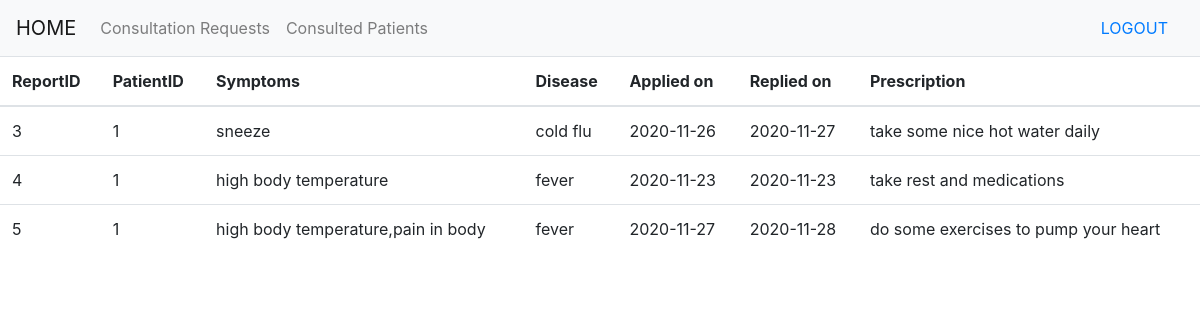
Before: /doctor/consultationReplyList (signed in) with the older database file.
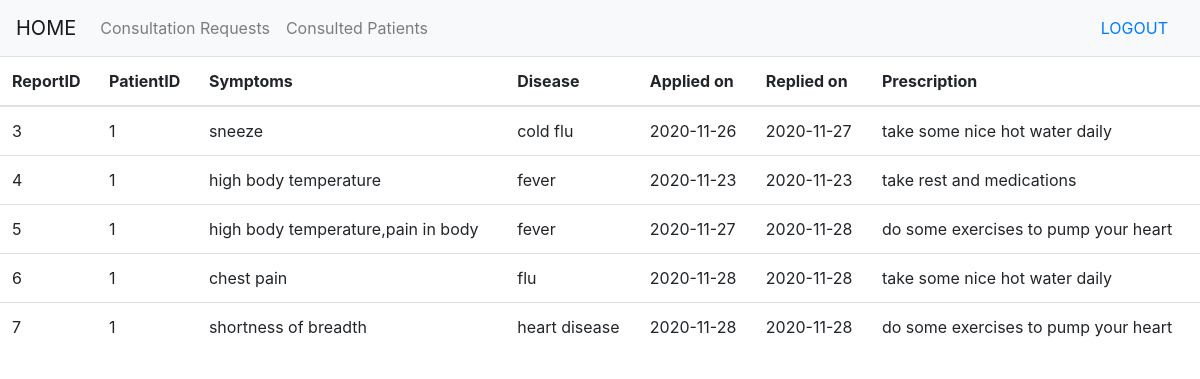
After: the same page with the newer database file.
### app.py (models this page shows, shortened)
class healthRecord(Base):
    __tablename__='healthRecord'
    hid=Column(Integer,primary_key=True)
    uid=Column(Integer, nullable=False)
    did=Column(Integer,nullable=True)
    symptoms=Column(String(100),nullable=False)
    diseases=Column(String(100),nullable=True)
    consultationdate=Column(Date,nullable=True)
    consultateddate=Column(Date,nullable=True)
    prescription=Column(String(100),nullable=True)
    consultationstatus=Column(String(10))

### app.py (the view, shortened to what this page needs)
@app.route("/doctor/consultationReplyList",methods=["POST","GET"])
def consultationReplyList():
    query1 = dbsession.query(healthRecord).filter(healthRecord.did==session['doctor'],healthRecord.consultationstatus=="seen")
    return render_template("consultationReplyList.html",query=query1)

### templates/consultationReplyList.html
{% extends "doctorBase.html" %}
{% block content %}
<table class="table">
   <thead>
   <tr>
       <th scope="col">ReportID</th>
       <th scope="col">PatientID</th>
       <th scope="col">Symptoms</th>
       <th scope="col">Disease</th>
       <th scope="col">Applied on</th>
       <th scope="col">Replied on</th>
       <th scope="col">Prescription</th>
   </tr>
   </thead>
   <tbody>
   {% for eachRow in query %}
   <tr>
       <td>{{eachRow.hid}}</td>
       <td>{{eachRow.uid}}</td>
       <td>{{eachRow.symptoms}}</td>
       <td>{{eachRow.diseases}}</td>
       <td>{{eachRow.consultationdate}}</td>
       <td>{{eachRow.consultateddate}}</td>
       <td>{{eachRow.prescription}}</td>
   </tr>
   {% endfor %}
</tbody>
</table>
{% endblock %}

Changed rows visible on the page:
added healthRecord: hid "6", uid "1", symptoms "chest pain", diseases "flu", consultationdate "2020-11-28", consultateddate "2020-11-28", prescription "take some nice hot water daily"
added healthRecord: hid "7", uid "1", symptoms "shortness of breadth", diseases "heart disease", consultationdate "2020-11-28", consultateddate "2020-11-28", prescription "do some exercises to pump your heart"
